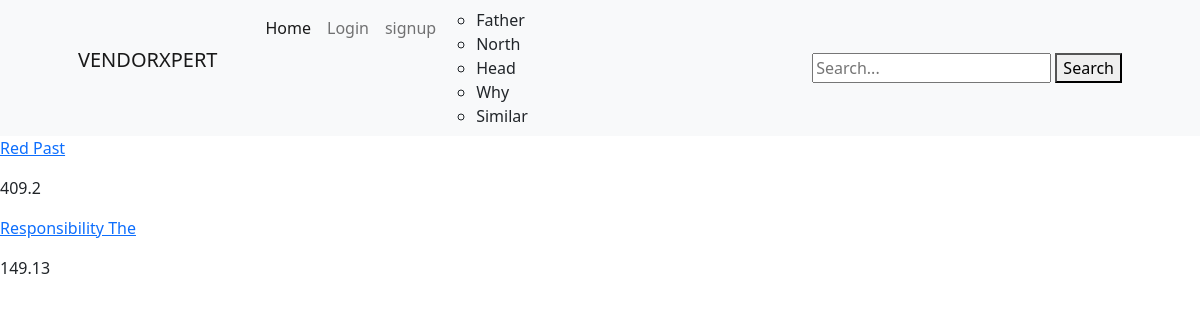
Page /vendors/1/ on the earlier database version.
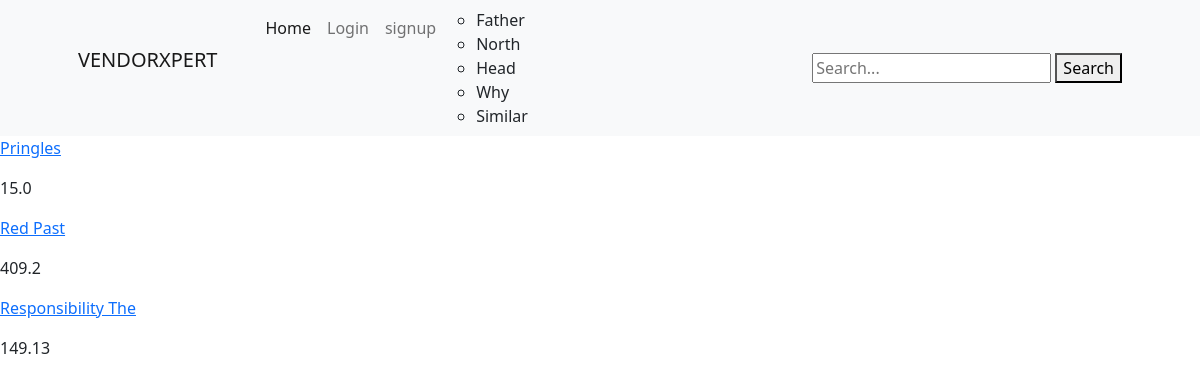
Same page on the later database version.
### store/models.py (models this page shows, shortened)
class Category(models.Model):
    title = models.CharField(max_length=50)
    slug = models.SlugField()
    class Meta:
        verbose_name_plural = 'Categories'

class Product(models.Model):
    DRAFT = "draft"
    WAITING_APPROVAL = "waiting approval"
    ACTIVE = 'active'
    DELETED = 'deleted'
    IN_STOCK = 'in stock'
    OUT_OF_STOCK = 'out of stock'
    STATUS_CHOICES = (
        (DRAFT , "draft"),
        (WAITING_APPROVAL , "waiting approval"),
        (ACTIVE , 'active'),
        (DELETED , 'deleted'),
    )
    STOCK_CHOICES = (
        (IN_STOCK , 'In stock'),
        (OUT_OF_STOCK , 'Out of stock'),
    )
    category = models.ForeignKey(Category, related_name='product', on_delete=models.CASCADE)
    vendor = models.ForeignKey(VendorProfile,related_name='product', on_delete=models.CASCADE)
    title = models.CharField(max_length=50)
    slug = models.SlugField()
    description = models.TextField()
    price = models.BigIntegerField()
    created_at = models.DateTimeField(auto_now=True)
    updated_at = models.DateTimeField(auto_now=True)
    product_image = models.ImageField(upload_to='uploads/product_image/', blank=True, null=True)
    thumbnail = models.ImageField(upload_to='uploads/product_image/thumbnail', blank=True, null=True)
    status = models.CharField(max_length=50, choices=STATUS_CHOICES, default=ACTIVE)
    stock = models.CharField(max_length=50, choices=STOCK_CHOICES, default=IN_STOCK)
    featured = models.BooleanField(default=False)
    class Meta:
        ordering = ('-created_at',)
    def display_price(self):
        return self.price/100

### userprofile/views.py (the view)
# urls.py: path('vendors/<int:pk>/', views.vendor_detail, name='vendor_detail'),
def vendor_detail(request, pk):
    user = VendorProfile.objects.get(pk=pk)
    product = Product.objects.filter(vendor=user, status=Product.ACTIVE, stock=Product.IN_STOCK)
    return render(request, 'userprofile/vendor_detail.html', {
        'user':user,
        'product':product
    })

### store/templatetags/menu.py (called while the page is built)
@register.inclusion_tag('store/menu.html')
def menu():
    categories = Category.objects.all()
    return {'categories':categories}

### userprofile/templates/userprofile/vendor_detail.html (shortened to what this page needs)
{% extends 'core/base.html' %}
{% block body %}
    {% for products in product %}
        <div>
            <a href="{% url 'product_detail' products.category.slug products.slug %}"><p>{{ products.title }}</p></a>
            <p>{{ products.display_price }}</p>
        </div>
{% endfor %}
{% endblock body %}

### store/templates/store/menu.html
{% for category in categories %}
<li><a class="dropdown-item" href="{% url 'category_detail' category.slug %}">{{ category.title }}</a></li>
{% endfor %}

Differences in the rows shown:
added Product: title "Pringles", display_price "15.0"
